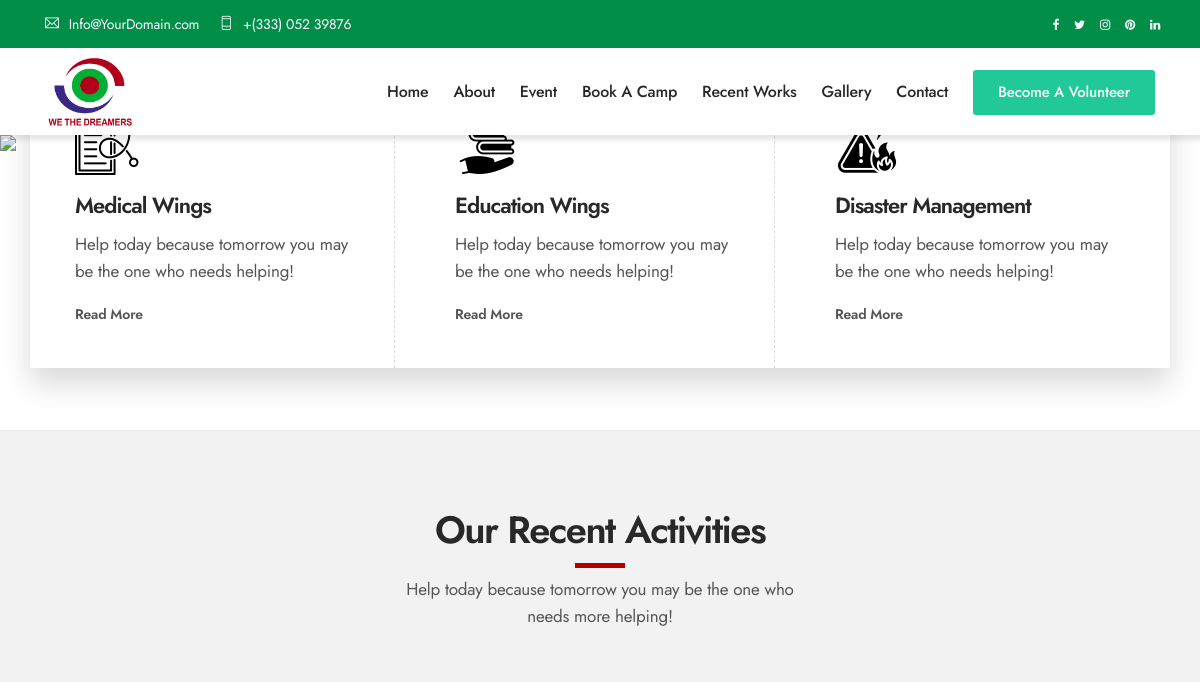
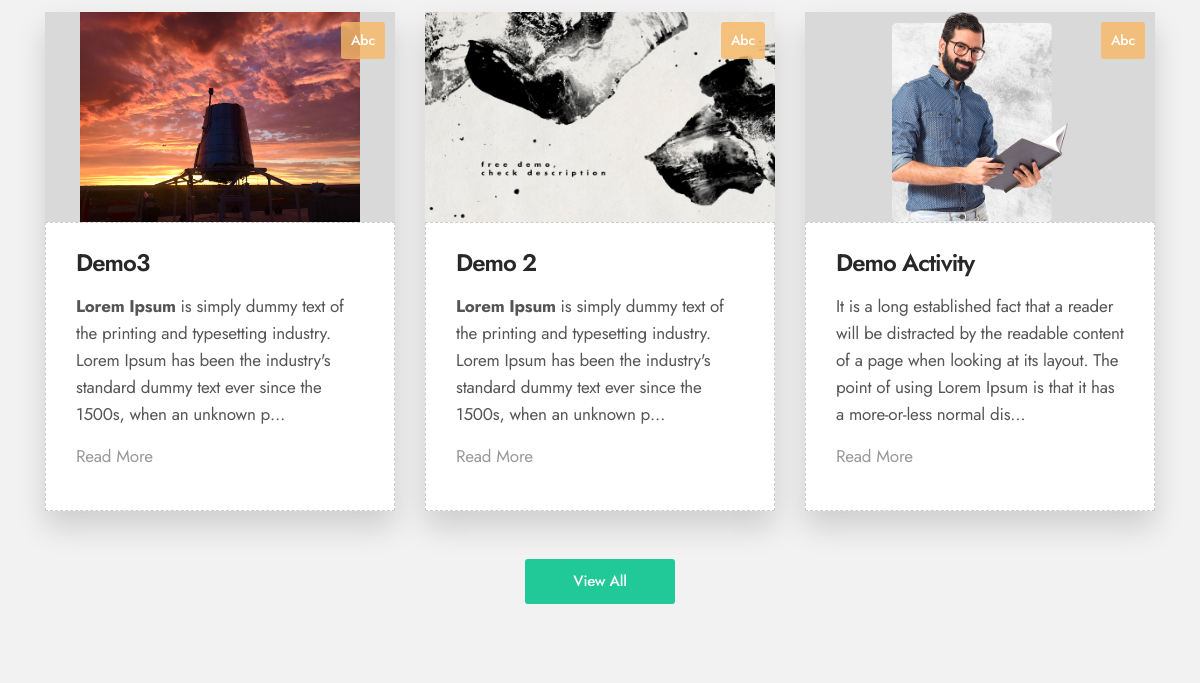
The app's page / (upper part), older data (2 pictures, top to bottom).
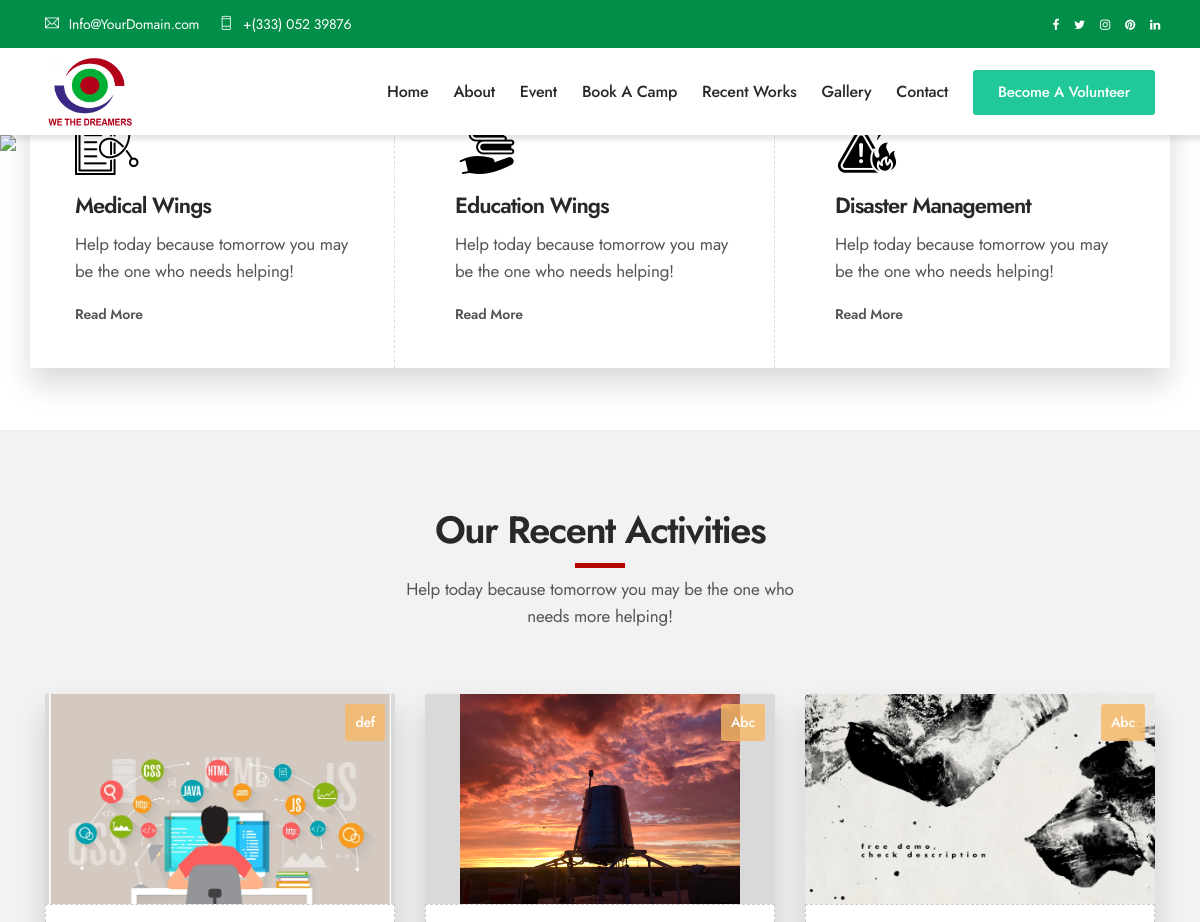
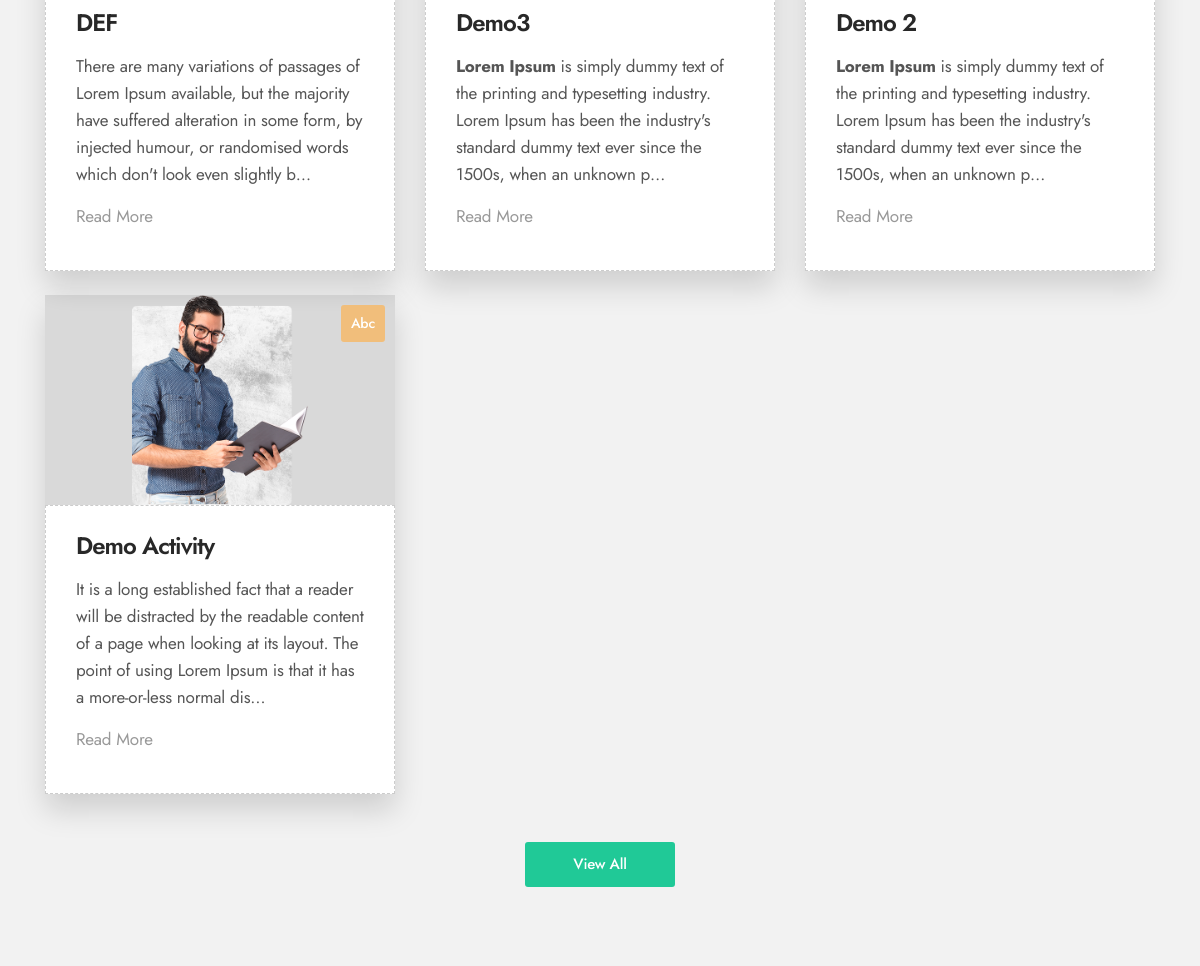
The same page, newer data (2 pictures, top to bottom).
### Home/models.py (models this page shows, shortened)
class OurActivity(models.Model):
    category = models.ForeignKey(Category, on_delete=models.CASCADE)
    uid = models.UUIDField(default=uuid.uuid4, editable=False, unique=True)
    title = models.CharField(max_length=100)
    image = models.ImageField(upload_to='recent/activity')
    description = RichTextField(max_length=1000, null=True, blank=True)
    image2 = models.ImageField(upload_to='recent/activity', null=True, blank=True)
    image3 = models.ImageField(upload_to='recent/activity', null=True, blank=True)
    description2 = RichTextField(max_length=1000, null=True, blank=True)

class Category(models.Model):
    uid = models.UUIDField(default=uuid.uuid4, editable=False, unique=True)
    name = models.CharField(max_length=100)
    slug = models.SlugField(unique=True, blank=True, null=True)
    def __str__(self):
        return self.name

### Home/views.py (the view)
# urls.py: path('', views.Home, name='home'),
def Home(request):
    sliders = Slider.objects.all()
    cat = Category.objects.all()
    activity = OurActivity.objects.all().order_by('-id')
    all_images = Gallery.objects.all().order_by('-id')[:7]
    events = Event.objects.all().order_by('-date')[:3]
    reviews = Review.objects.all()
    return render(request, 'index.html', {'reviews':reviews, 'cat': cat, 'sliders': sliders, 'activity':activity, 'all_images':all_images, 'events':events})

### template/index.html (shortened to what the changed rows need)
{% extends "main.html" %}
{% block body %}
{% load static %}
<body>
        <section class="causes-section bg-grey bd-bottom padding">
            <div class="container">
                <div class="section-heading text-center mb-40">
                    <h2>Our Recent Activities</h2>
                </div>
                <div class="causes-wrap row">
                    {%for e in activity%}
                    <div class="col-md-4 mt-4 xs-padding">
                        <div class="causes-content">
                           <div class="causes-thumb">
                                <img src={{e.image.url}} alt="causes">
                                <a href="#" class="donate-btn">{{e.category}}</a>
                           </div>
                            <div class="causes-details">
                                <h3>{{ e.title }}</h3>
                                <p>{{ e.description |truncatechars:200|safe}}</p>
                                <a href="{% url 'details' uid=e.uid %}" class="read-more">Read More</a>
                            </div>
                        </div>
                    </div>
                    {%endfor%}
                </div>
            </div>
        </section>
</body>
{% endblock body %}

Row changes from the older to the newer data that the page shows:
added OurActivity: image (picture), category "def", title "DEF", description "There are many variations of passages of Lorem Ipsum available, but the majority have suffered alteration in some form, by injected humour, or randomised words which don't look even slightly b…"
